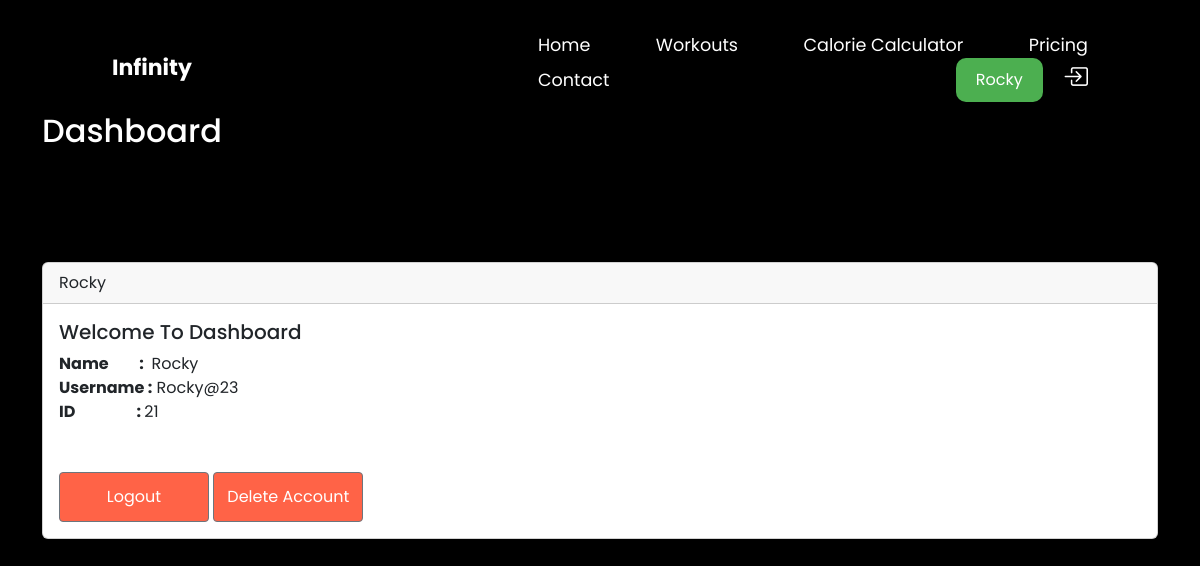
The page /dashboard (signed in) on the database its author committed.
### Website/models.py (models this page shows)
class User(db.Model, UserMixin):
    __tablename__ = 'user'
    id = db.Column(db.Integer, primary_key=True)
    email = db.Column(db.String(150), unique=True, nullable=False)
    password = db.Column(db.String(100), nullable=False)
    First_name = db.Column(db.String(150), nullable=False)
    role=db.Column(db.String(10),nullable=False)

### Website/auth.py (the view)
@auth.route("/dashboard", methods=["GET", "POST"])
@login_required
def dashboard():
    return render_template('dashboard.html',user=current_user)

### Website/__init__.py (called while the page is built)
def create_app():
    app = Flask(__name__)
    app.config["SECRET_KEY"] = "asr234dscx"
    app.config["SQLALCHEMY_DATABASE_URI"] = f"sqlite:///{DB_NAME}"
    app.config["SESSION_PERMANENT"] = False
    app.config["SESSION_TYPE"] = "filesystem"
    Session(app)
    db.init_app(app)
    from .views import views
    from .auth import auth
    app.register_blueprint(views, url_prefix="/")
    app.register_blueprint(auth, url_prefix="/")
    from .models import User
    with app.app_context():
        db.create_all()
    login_manager = LoginManager()
    login_manager.login_view = "auth.login"
    login_manager.init_app(app)
    @login_manager.user_loader
    def load_user(id):
        return User.query.get(int(id))
    return app

### Website/templates/dashboard.html
{% extends "index.html" %} {% block title %}Login{% endblock %}
{% block content %}
<head>
    <link rel="stylesheet" href="{{ url_for('static', filename='dashboard.css') }}">
</head>
<body>
    <h2>Dashboard</h2>
    <div class="card">
        <div class="card-header">
            {{current_user.First_name}}
        </div>
        <div class="card-body">
            <h5 class="card-title">Welcome to dashboard</h5>
            <p class="card-text"><strong>Name &nbsp;&nbsp;&nbsp;&nbsp;&nbsp;&nbsp;&nbsp;&nbsp;: </strong>&nbsp;{{current_user.First_name}}<br>
                <strong>Username :</strong>&nbsp;{{current_user.email}}<br>
                <strong>ID &nbsp;&nbsp;&nbsp;&nbsp;&nbsp;&nbsp;&nbsp;&nbsp;&nbsp;&nbsp;&nbsp;&nbsp;&nbsp;&nbsp;&nbsp;&nbsp;&nbsp;: </strong>{{current_user.id}}<br>
            </p>
            <a href="{{url_for('auth.logout')}}" class="btn btn-secondary">Logout</a>
            <a href="{{url_for('auth.delete_user',id=current_user.id)}}" class="btn btn-secondary">Delete Account</a>
        </div>
    </div>
</body>
{%endblock%}

### Website/templates/index.html (shortened to what this page needs)
<!doctype html>
<html lang="en">
<head>
    <link href="https://cdn.jsdelivr.net/npm/bootstrap@5.3.1/dist/css/bootstrap.min.css" rel="stylesheet"
>
    <link rel="stylesheet" href="{{ url_for('static', filename='style1.css') }}">
    <link rel="stylesheet" href="https://cdn.jsdelivr.net/npm/bootstrap-icons@1.10.5/font/bootstrap-icons.css">
</head>
<body>
    <header class="header">
        <a href="#" class="logo">
            <i class="fas fa-dumbbell"></i>Infinity
        </a>
        <nav class="navbar">
            <a href="/">Home</a>
            <a href="{{url_for('views.workout')}}">Workouts</a>
            <a href="{{url_for('auth.calorie')}}">Calorie Calculator</a>
            <a href="{{url_for('views.pricing')}}">Pricing</a>
            <a href="{{url_for('auth.contact')}}">Contact</a>
            {% if user.is_authenticated %}
            <div class="user-profile">
                <button class="profile-btn" onclick="toggleDropdown()">{{user.First_name}}</button>
                <a href="{{url_for('auth.logout')}}"><i style="font-size:25px;"
                        class="bi bi-box-arrow-in-right"></i></a>
                {%else%}
                <a href="{{url_for('auth.login')}}">Login</a>
                <a href="{{url_for('auth.signup')}}" class="btn">Sign Up</a>
                {%endif%}
                </div>
        </nav>
    </header>
    <div class="container">
        {% block content %}
        {% endblock %}
    </div>
</body>
</html>

### Website/static/style1.css (style rules this page uses)
* { margin: 0; padding: 0; outline: none; border: none; text-decoration: none; box-sizing: border-box; transition: 0.2s linear; text-transform: capitalize; font-family: "Poppins", sans-serif; }
body { background: #000; }
.btn { margin-top: 2rem; width: 150px; padding: 12px; color: #fff; background: tomato; font-size: 16px; border-radius: 4px; cursor: pointer; }
.header { position: fixed; top: 0; left: 0; right: 0; z-index: 1000; padding: 1.5rem 8%; display: flex; align-items: center; color: #fff; justify-content: space-between; }
.header .logo { font-size: 22px; font-weight: bolder; color: #fff; padding-right: 10px; margin-right: 20rem; }
.header .logo i { color: #fff; padding: 0.5rem; }
.header .logo { text-decoration: none; }
.header .navbar a { font-size: 1.1rem; margin: 0 1rem; color: #fff; text-decoration: none; }
.profile-btn { background-color: #4CAF50; color: white; padding: 10px 20px; border: none; cursor: pointer; border-radius: 10px; }
.user-profile { position: relative; display: inline-block; }

### Website/static/dashboard.css (style rules this page uses)
h2 { color:white; margin-top:10%; }
.card { margin-top:10%; }

### rows shown on the page
User: First_name "Rocky", email "Rocky@23", id "21"
